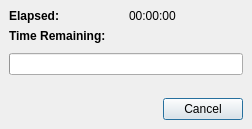
<ui version="4.0" >
 <class>workingDialog</class>
 <widget class="QDialog" name="workingDialog" >
  <property name="geometry" >
   <rect>
    <x>0</x>
    <y>0</y>
    <width>252</width>
    <height>129</height>
   </rect>
  </property>
  <property name="windowTitle" >
   <string>Processing</string>
  </property>
  <layout class="QVBoxLayout" >
   <property name="spacing" >
    <number>6</number>
   </property>
   <property name="leftMargin" >
    <number>9</number>
   </property>
   <property name="topMargin" >
    <number>9</number>
   </property>
   <property name="rightMargin" >
    <number>9</number>
   </property>
   <property name="bottomMargin" >
    <number>9</number>
   </property>
   <item>
    <layout class="QHBoxLayout" >
     <property name="spacing" >
      <number>6</number>
     </property>
     <property name="leftMargin" >
      <number>0</number>
     </property>
     <property name="topMargin" >
      <number>0</number>
     </property>
     <property name="rightMargin" >
      <number>0</number>
     </property>
     <property name="bottomMargin" >
      <number>0</number>
     </property>
     <item>
      <layout class="QVBoxLayout" >
       <property name="spacing" >
        <number>6</number>
       </property>
       <property name="leftMargin" >
        <number>0</number>
       </property>
       <property name="topMargin" >
        <number>0</number>
       </property>
       <property name="rightMargin" >
        <number>0</number>
       </property>
       <property name="bottomMargin" >
        <number>0</number>
       </property>
       <item>
        <widget class="QLabel" name="label_2" >
         <property name="font" >
          <font>
           <weight>75</weight>
           <bold>true</bold>
          </font>
         </property>
         <property name="text" >
          <string>Elapsed:</string>
         </property>
        </widget>
       </item>
       <item>
        <widget class="QLabel" name="label_1" >
         <property name="sizePolicy" >
          <sizepolicy vsizetype="Preferred" hsizetype="Preferred" >
           <horstretch>0</horstretch>
           <verstretch>0</verstretch>
          </sizepolicy>
         </property>
         <property name="font" >
          <font>
           <weight>75</weight>
           <bold>true</bold>
          </font>
         </property>
         <property name="text" >
          <string>Time Remaining:</string>
         </property>
        </widget>
       </item>
      </layout>
     </item>
     <item>
      <layout class="QVBoxLayout" >
       <property name="spacing" >
        <number>6</number>
       </property>
       <property name="leftMargin" >
        <number>0</number>
       </property>
       <property name="topMargin" >
        <number>0</number>
       </property>
       <property name="rightMargin" >
        <number>0</number>
       </property>
       <property name="bottomMargin" >
        <number>0</number>
       </property>
       <item>
        <widget class="QLabel" name="labelElapsed" >
         <property name="text" >
          <string>00:00:00</string>
         </property>
        </widget>
       </item>
       <item>
        <widget class="QLabel" name="labelTimeLeft" >
         <property name="text" >
          <string/>
         </property>
        </widget>
       </item>
      </layout>
     </item>
    </layout>
   </item>
   <item>
    <spacer>
     <property name="orientation" >
      <enum>Qt::Vertical</enum>
     </property>
     <property name="sizeHint" >
      <size>
       <width>20</width>
       <height>8</height>
      </size>
     </property>
    </spacer>
   </item>
   <item>
    <widget class="QProgressBar" name="progressBar" >
     <property name="orientation" >
      <enum>Qt::Horizontal</enum>
     </property>
    </widget>
   </item>
   <item>
    <spacer>
     <property name="orientation" >
      <enum>Qt::Vertical</enum>
     </property>
     <property name="sizeHint" >
      <size>
       <width>20</width>
       <height>20</height>
      </size>
     </property>
    </spacer>
   </item>
   <item>
    <layout class="QHBoxLayout" >
     <property name="spacing" >
      <number>6</number>
     </property>
     <property name="leftMargin" >
      <number>0</number>
     </property>
     <property name="topMargin" >
      <number>0</number>
     </property>
     <property name="rightMargin" >
      <number>0</number>
     </property>
     <property name="bottomMargin" >
      <number>0</number>
     </property>
     <item>
      <spacer>
       <property name="orientation" >
        <enum>Qt::Horizontal</enum>
       </property>
       <property name="sizeHint" >
        <size>
         <width>40</width>
         <height>20</height>
        </size>
       </property>
      </spacer>
     </item>
     <item>
      <widget class="QPushButton" name="buttonCancel" >
       <property name="sizePolicy" >
        <sizepolicy vsizetype="Fixed" hsizetype="Minimum" >
         <horstretch>0</horstretch>
         <verstretch>0</verstretch>
        </sizepolicy>
       </property>
       <property name="text" >
        <string>Cancel</string>
       </property>
      </widget>
     </item>
    </layout>
   </item>
  </layout>
 </widget>
 <resources/>
 <connections/>
</ui>
